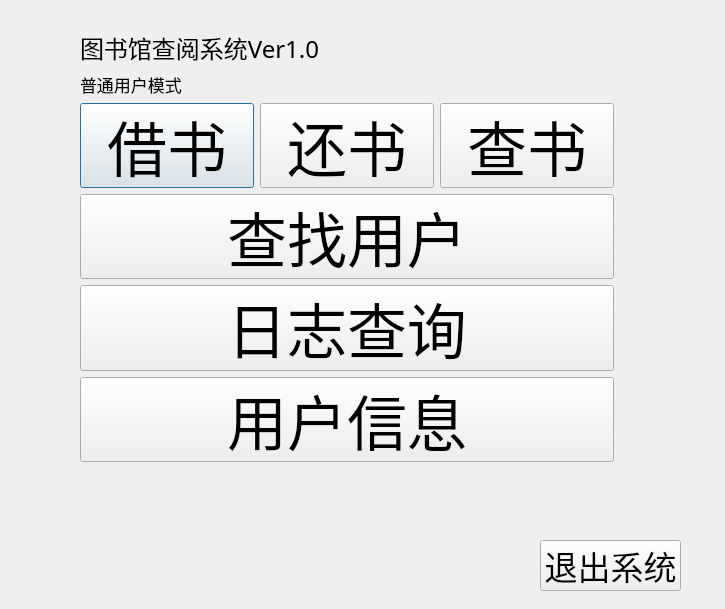
<?xml version="1.0" encoding="UTF-8"?>
<ui version="4.0">
 <class>Dialog</class>
 <widget class="QDialog" name="Dialog">
  <property name="geometry">
   <rect>
    <x>0</x>
    <y>0</y>
    <width>725</width>
    <height>609</height>
   </rect>
  </property>
  <property name="windowTitle">
   <string>Dialog</string>
  </property>
  <widget class="QWidget" name="layoutWidget">
   <property name="geometry">
    <rect>
     <x>80</x>
     <y>30</y>
     <width>534</width>
     <height>432</height>
    </rect>
   </property>
   <layout class="QVBoxLayout" name="verticalLayout_2">
    <item>
     <widget class="QLabel" name="label">
      <property name="font">
       <font>
        <family>汉仪文黑-85W</family>
        <pointsize>18</pointsize>
       </font>
      </property>
      <property name="text">
       <string>图书馆查阅系统Ver1.0</string>
      </property>
     </widget>
    </item>
    <item>
     <widget class="QLabel" name="label_2">
      <property name="font">
       <font>
        <pointsize>13</pointsize>
       </font>
      </property>
      <property name="text">
       <string>普通用户模式</string>
      </property>
     </widget>
    </item>
    <item>
     <layout class="QHBoxLayout" name="horizontalLayout">
      <item>
       <widget class="QPushButton" name="borrow_button">
        <property name="font">
         <font>
          <pointsize>45</pointsize>
         </font>
        </property>
        <property name="text">
         <string>借书</string>
        </property>
       </widget>
      </item>
      <item>
       <widget class="QPushButton" name="return_button">
        <property name="font">
         <font>
          <pointsize>45</pointsize>
         </font>
        </property>
        <property name="text">
         <string>还书</string>
        </property>
       </widget>
      </item>
      <item>
       <widget class="QPushButton" name="find_button">
        <property name="font">
         <font>
          <pointsize>45</pointsize>
         </font>
        </property>
        <property name="text">
         <string>查书</string>
        </property>
       </widget>
      </item>
     </layout>
    </item>
    <item>
     <layout class="QVBoxLayout" name="verticalLayout">
      <item>
       <widget class="QPushButton" name="find_user_button">
        <property name="font">
         <font>
          <pointsize>45</pointsize>
         </font>
        </property>
        <property name="text">
         <string>查找用户</string>
        </property>
       </widget>
      </item>
     </layout>
    </item>
    <item>
     <widget class="QPushButton" name="log_button">
      <property name="font">
       <font>
        <pointsize>45</pointsize>
       </font>
      </property>
      <property name="text">
       <string>日志查询</string>
      </property>
     </widget>
    </item>
    <item>
     <widget class="QPushButton" name="user_about_button">
      <property name="font">
       <font>
        <pointsize>45</pointsize>
       </font>
      </property>
      <property name="text">
       <string>用户信息</string>
      </property>
     </widget>
    </item>
   </layout>
  </widget>
  <widget class="QPushButton" name="exit_button">
   <property name="geometry">
    <rect>
     <x>540</x>
     <y>540</y>
     <width>141</width>
     <height>51</height>
    </rect>
   </property>
   <property name="font">
    <font>
     <pointsize>25</pointsize>
    </font>
   </property>
   <property name="text">
    <string>退出系统</string>
   </property>
  </widget>
 </widget>
 <resources/>
 <connections/>
</ui>
